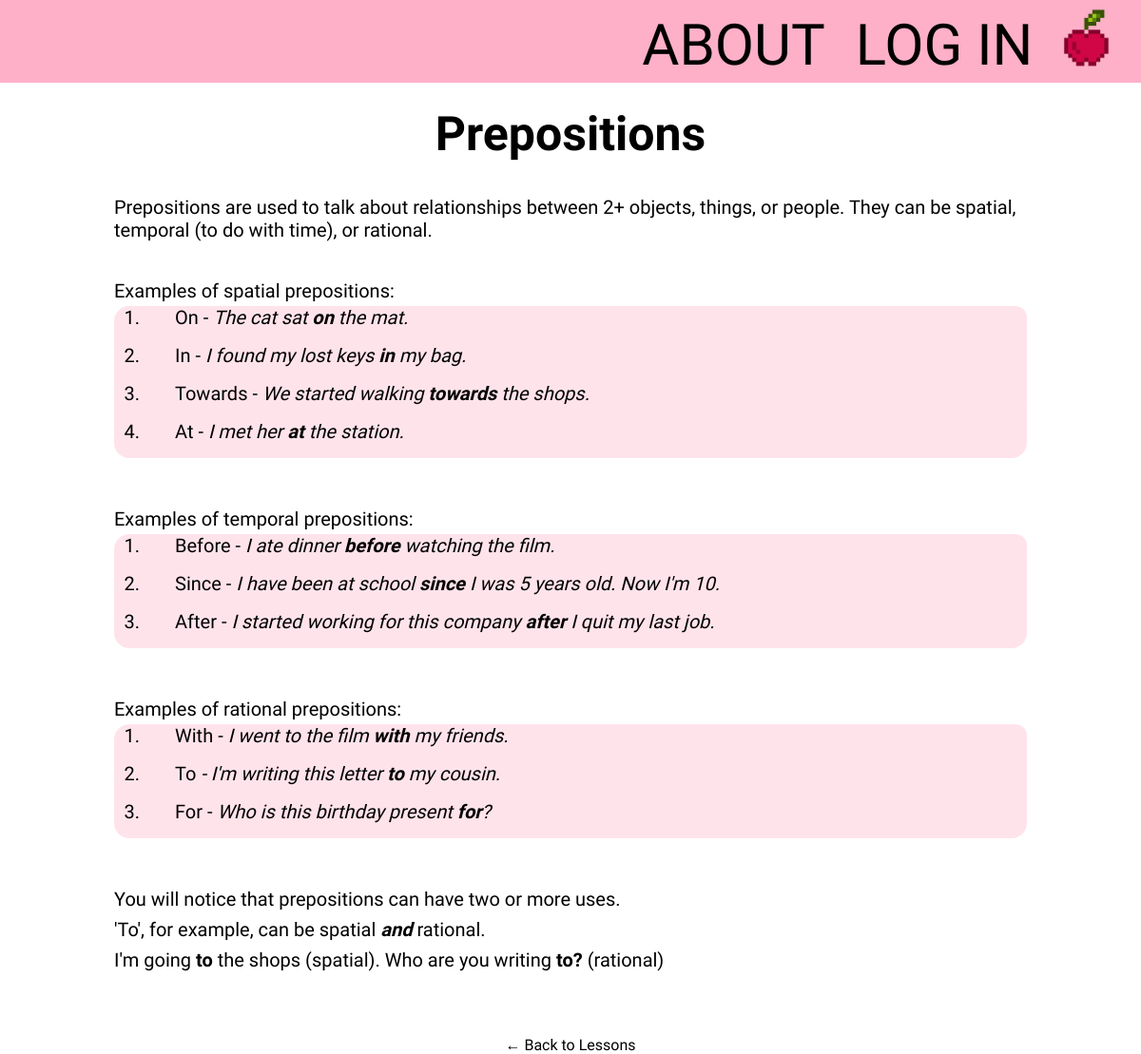
Page /dashboard/creator/lesson/3/ on the committed database.
### learning/models.py (models this page shows, shortened)
class Lesson(models.Model):
    title = models.CharField(max_length=255)
    preview = models.TextField(
        validators=[MinLengthValidator(200), MaxLengthValidator(300)],
        help_text="A short preview of the lesson (200-300 characters)",
    )
    content = CKEditor5Field(null=True, blank=True, config_name='default')
    created_by = models.ForeignKey(User, on_delete=models.CASCADE)
    created_at = models.DateTimeField(auto_now_add=True)
    updated_at = models.DateTimeField(auto_now=True)
    tags = models.ManyToManyField(Tag, related_name='lessons', blank=True)

### learning/views.py (the view)
# urls.py: path('dashboard/creator/lesson/<int:lesson_id>/', views.view_lesson, name='view_lesson'),
def view_lesson(request, lesson_id):
    lesson = get_object_or_404(Lesson, id=lesson_id)
    return render(request, 'contentCreator/view_lesson.html', {'lesson': lesson})

### learning/context_processors.py (called while the page is built)
def user_group_context(request):
    user_group = None
    if request.user.is_authenticated:
        if request.user.groups.filter(name="Content Creators").exists():
            user_group = "Content Creators"
        elif request.user.groups.filter(name="Students").exists():
            user_group = "Students"
    return {"user_group": user_group}

### learning/templates/contentCreator/view_lesson.html (shortened to what this page needs)
{% extends "base.html" %}
{% load static %}
{% block content %}
    <h1>{{ lesson.title }}</h1>
    <div class="lesson-content">
        {{ lesson.content|safe }}
    </div>
    <a href="{% url 'view_lessons_quizzes' %}">← Back to Lessons</a>
{% endblock %}

### learning/static/learning/css/static.css (style rules this page uses)
:root { --white: #ffffff; --black: #000000; --pink: #fdb0c8; --lightpink: #FFE3EB; --cherry: #d00647; --red: #85012c; --black: black }
* { margin: 0; padding: 0; color: black }
body { background-color: var(--white); font-family: "Atkinson Hyperlegible Next", serif; scrollbar-width: none; -ms-overflow-style: none; }
a { text-decoration: none; }
h1 { font-size: clamp(30px, 5vw, 50px); margin-top: 2rem; }
p { font-size: clamp(15px, 3.5vw, 20px); margin: 0.25rem 0; }
.lesson-content { display: flex; flex-direction: column; text-align: left; width: 90vw; max-width: 60rem; margin: 2rem; }
.lesson-content > ol, ul, ol li, ul li { font-size: clamp(15px, 3.5vw, 20px); margin-bottom: 1rem; background-color: var(--lightpink); list-style-position: outside; padding-left: 2rem; border-radius: 1rem; }

### rows in the picture
Lesson: title "Prepositions", content "Prepositions are used to talk about relationships between 2+ objects, things, or people. They can be spatial, temporal (to do with time), or rational. Examples of spatial prepositions: On - The cat sat on the mat. In - I found my lost keys in my bag. Towards - We started walking towards the shops. At - I met her at the station. Examples of temporal prepositions: Before - I ate dinner before watching the film. Since - I have been at school since I was 5 years old. Now I'm 10. After - I started working for this company after I quit my last job. Examples of rational prepositions: With - I went to the film with my friends. To - I'm writing this letter to my cousin. For - Who is this birthday…"
